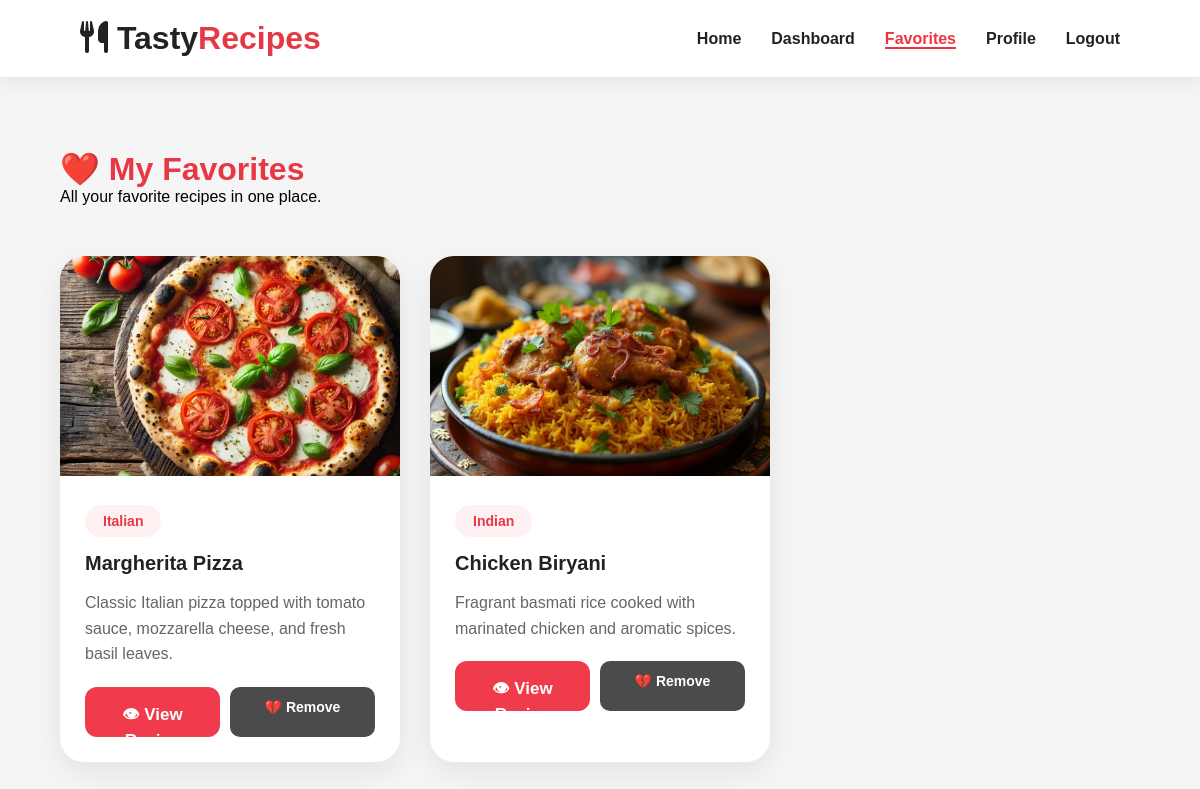
/favorites/ (signed in), run on an earlier commit of the app's database.
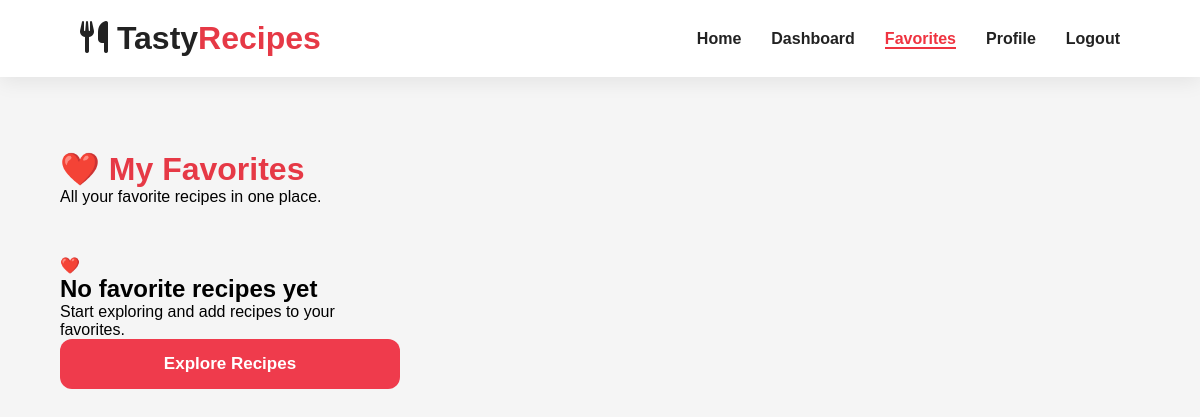
And on a later commit of the database.
### recipes/models.py (models this page shows, shortened)
class Favorite(models.Model):
    user = models.ForeignKey(
    User,
    on_delete=models.CASCADE
    )
    recipe = models.ForeignKey(
        Recipe,
        on_delete=models.CASCADE
    )
    class Meta:
        unique_together = ('user', 'recipe')

class Recipe(models.Model):
    user = models.ForeignKey(
        User,
        on_delete=models.CASCADE
    )
    title = models.CharField(max_length=200)
    category = models.ForeignKey(
        Category,
        on_delete=models.SET_NULL,
        null=True
    )
    description = models.TextField()
    ingredients = models.TextField()
    instructions = models.TextField()
    image = models.ImageField(
        upload_to='recipes/',
        blank=True,
        null=True
    )
    created_at = models.DateTimeField(
        auto_now_add=True
    )

class Category(models.Model):
    name = models.CharField(max_length=100)

### recipes/views.py (the view)
@login_required
def favorites(request):
    favorites = Favorite.objects.filter(
        user=request.user
    ).select_related(
        'recipe',
        'recipe__category'
    )
    context = {
        'favorites': favorites
    }
    return render(
        request,
        'favorites.html',
        context
    )

### templates/favorites.html
{% extends 'base.html' %}
{% load static %}
{% block content %}
<div class="favorites-page">
    <div class="page-header">
        <h1>❤️ My Favorites</h1>
        <p>
            All your favorite recipes in one place.
        </p>
    </div>
    <div class="recipe-container">
        {% for favorite in favorites %}
        <div class="recipe-card">
            {% if favorite.recipe.image %}
            <img
                src="{{ favorite.recipe.image.url }}"
                alt="{{ favorite.recipe.title }}"
            >
            {% else %}
            <img
                src="{% static 'images/default_recipe.jpg' %}"
                alt="No Image"
            >
            {% endif %}
            <div class="recipe-content">
                {% if favorite.recipe.category %}
                <span class="category-badge">
                    {{ favorite.recipe.category.name }}
                </span>
                {% endif %}
                <h2>
                    {{ favorite.recipe.title }}
                </h2>
                <p>
                    {{ favorite.recipe.description|truncatewords:15 }}
                </p>
                <div class="card-buttons">
                    <a
                        href="{% url 'recipe_detail' favorite.recipe.id %}"
                        class="btn"
                    >
                        👁 View Recipe
                    </a>
                    <a
                        href="{% url 'remove_favorite' favorite.id %}"
                        class="delete-btn"
                    >
                        💔 Remove
                    </a>
                </div>
            </div>
        </div>
        {% empty %}
        <div class="empty-state">
            <div class="empty-icon">
                ❤️
            </div>
            <h2>
                No favorite recipes yet
            </h2>
            <p>
                Start exploring and add recipes to your favorites.
            </p>
            <a
                href="{% url 'home' %}"
                class="btn"
            >
                Explore Recipes
            </a>
        </div>
        {% endfor %}
    </div>
</div>
{% endblock %}

What changed in the data, as far as the page shows it:
removed Favorite: recipe.image (picture), recipe.category.name "Italian", recipe "Margherita Pizza", recipe.description "Classic Italian pizza topped with tomato sauce, mozzarella cheese, and fresh basil leaves."
removed Favorite: recipe.image (picture), recipe.category.name "Indian", recipe "Chicken Biryani", recipe.description "Fragrant basmati rice cooked with marinated chicken and aromatic spices."
Also different on the page:
text now shown: "❤️ No favorite recipes yet Start exploring and add recipes to your favorites. Explore Recipes"
